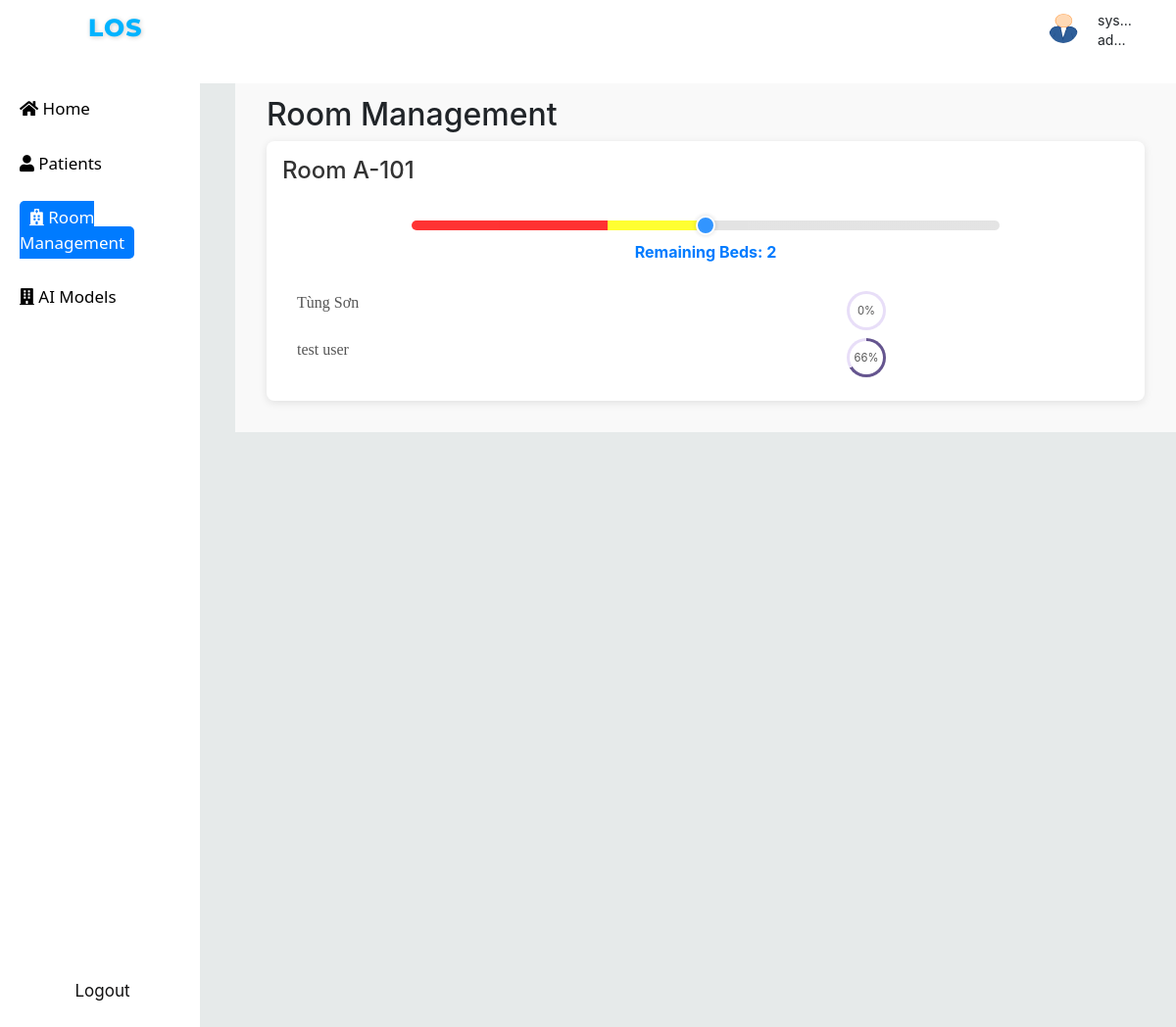
/areas/rooms/3 (signed in), run on the app's committed database.
### prediction_app/models.py (models this page shows, shortened)
class User(AbstractBaseUser):
    username = models.CharField(max_length=100, unique=True)
    ROLE_CHOICES = [
        ('admin', 'Admin'),
        ('doctor', 'Doctor'),
        ('patient', 'Patient'),
    ]
    role = models.CharField(
        max_length=10, choices=ROLE_CHOICES, default='admin')
    email = models.EmailField(
        verbose_name="email address",
        max_length=255,
        unique=True,
    )
    date_of_birth = models.DateField()
    is_active = models.BooleanField(default=True)
    created_time = models.DateTimeField(auto_now_add=True)
    updated_time = models.DateTimeField(auto_now=True)
    objects = UserManager()
    USERNAME_FIELD = "username"
    REQUIRED_FIELDS = ["date_of_birth"]
    def __str__(self):
        return self.username
    class Meta:
        verbose_name = _("user")
        verbose_name_plural = _("users")

class Room(models.Model):
    area = models.ForeignKey(Area, on_delete=models.SET_NULL, null=True)
    status = models.CharField(max_length=10, null=True, blank=True)
    number = models.IntegerField()
    created_time = models.DateTimeField(auto_now_add=True)
    updated_time = models.DateTimeField(auto_now=True)
    max_beds = models.IntegerField(null=True, blank=True, default=4)
    def __str__(self):
        return f"{_ if self.area is None else self.area.name}-{self.number}"

class Area(models.Model):
    status = models.CharField(max_length=10, null=True, blank=True)
    name = models.CharField(max_length=10)
    created_time = models.DateTimeField(auto_now_add=True)
    updated_time = models.DateTimeField(auto_now=True)
    max_rooms = models.IntegerField(null=True, blank=True, default=4)

class Admission(models.Model):
    LOS_LABLE_TO_NUMBER = {
        'Less than 3 days': 3,
        '3-7 days': 7,
        '7-14 days': 14,
        'More than 14 days': 14,
    }
    ADMISSION_TYPE_CHOICES = [
        ('EMERGENCY', 'EMERGENCY'),
        ('ELECTIVE', 'ELECTIVE'),
        ('URGENT', 'URGENT'),
    ]
    LOS_CHOICES = [
        ('Less than 3 days', 'Less than 3 days'),
        ('3-7 days', '3-7 days'),
        ('7-14 days', '7-14 days'),
        ('More than 14 days', 'More than 14 days'),
    ]
    STATUS_CHOICES = [
        ('In Treatment', 'In Treatment'),
        ('Dischagred', 'Dischagred'),
    ]
    INSURANCE_CHOICES = [
        ('Medicare', 'Medicare'),
        ('Private', 'Private'),
        ('Medicaid', 'Medicaid'),
        ('Government', 'Government'),
        ('Self Pay', 'Self Pay')
    ]
    ICD_CODE = [
        ('0', ' infectious and parasitic diseases'),
        ('1', ' neoplasms'),
        ('2', ' endocrine, nutritional and metabolic diseases, and immunity disorders'),
        ('3', ' diseases of the blood and blood-forming organs'),
        ('4', ' mental disorders'),
        ('5', ' diseases of the nervous system and sense organs'),
        ('6', ' diseases of the circulatory system'),
        ('7', ' diseases of the respiratory system'),
        ('8', ' diseases of the digestive system'),
        ('9', ' diseases of the genitourinary system'),
        ('10', ' complications of pregnancy, childbirth, and the puerperium'),
        ('11', ' diseases of the skin and subcutaneous tissue'),
        ('12', ' diseases of the musculoskeletal system and connective tissue'),
        ('13', ' congenital anomalies'),
        ('14', ' certain conditions originating in the perinatal period'),
        ('15', ' symptoms, signs, and ill-defined conditions'),
        ('16', ' injury and poisoning'),
    ]
    hadm_id = models.BigAutoField(primary_key=True)
    subject = models.ForeignKey(Patient, on_delete=models.CASCADE)
    insurance = models.TextField(max_length=10, choices=INSURANCE_CHOICES)
    diagnose = models.TextField()
    clinical_note = models.TextField(null=True, blank=True)
    icd_code = models.JSONField()
    admission_type = models.CharField(max_length=10, choices=ADMISSION_TYPE_CHOICES)
    los_number = models.IntegerField(null=True, blank=True, default=3)
    los_lable = models.CharField(
        null=True, blank=True, max_length=20, choices=LOS_CHOICES)
    los_actual = models.IntegerField(null=True, blank=True, default=0)
    status = models.CharField(
        null=True, blank=True, max_length=15, choices=STATUS_CHOICES, default='In Treatment')
    admittime = models.DateTimeField(auto_now_add=True)
    dischtime = models.DateTimeField(blank=True, null=True)
    dischtime_estimate = models.DateTimeField(blank=True, null=True)
    updated_time = models.DateTimeField(auto_now=True)
    room = models.ForeignKey(Room, on_delete=models.SET_NULL, null=True)

class Patient(models.Model):
    GENDER_CHOICES = [
        ('M', 'Male'),
        ('F', 'Female'),
    ]
    MARITAL_STATUS_CHOICES = [
        ('SINGLE', 'SINGLE'),
        ('MARRIED', 'MARRIED'),
        ('WIDOWED', 'WIDOWED'),
        ('DIVORCED', 'DIVORCED'),
        ('SEPARATED', 'SEPARATED'),
        ('LIFE PARTNER', 'LIFE PARTNER'),
        ('UNKNOWN', 'UNKNOWN'),
    ]
    RELIGION_CHOICES = [
        ('CATHOLIC', 'CATHOLIC'),
        ('PROTESTANT QUAKER', 'PROTESTANT QUAKER'),
        ('UNOBTAINABLE', 'UNOBTAINABLE'),
        ('JEWISH', 'JEWISH'),
        ('NOT SPECIFIED', 'NOT SPECIFIED'),
        ('OTHER', 'OTHER'),
    ]
    ETHNICITY_CHOICES = [
        ('WHITE', 'WHITE'),
        ('BLACK/AFRICAN AMERICAN', 'BLACK/AFRICAN AMERICAN'),
        ('HISPANIC OR LATINO', 'HISPANIC OR LATINO'),
        ('ASIAN', 'ASIAN'),
        ('UNABLE TO OBTAIN', 'UNABLE TO OBTAIN'),
        ('UNKNOWN/NOT SPECIFIED  ', 'UNKNOWN/NOT SPECIFIED '),
        ('OTHER', 'OTHER'),
    ]
    first_name = models.CharField(max_length=50)
    last_name = models.CharField(max_length=50)
    age = models.PositiveIntegerField()
    phone_number = models.CharField(max_length=15, unique=True)
    date_of_birth = models.DateField()
    address = models.CharField(max_length=150,  blank=True, null=True)
    gender = models.CharField(max_length=1, choices=GENDER_CHOICES)
    marital_status = models.CharField(
        max_length=15, choices=MARITAL_STATUS_CHOICES, default='UNKNOWN')
    religion = models.CharField(
        max_length=20, choices=RELIGION_CHOICES)
    ethnicity = models.CharField(
        max_length=100,
        choices=ETHNICITY_CHOICES,
        null=True,
        blank=True,
        default='ASIAN'
    )
    photo = models.ImageField(
        upload_to='patient_photos/', blank=True, null=True)
    created_time = models.DateTimeField(auto_now_add=True)
    updated_time = models.DateTimeField(auto_now=True)
    def __str__(self):
        return f"{self.first_name} {self.last_name}"

### prediction_app/views/room_managements.py (the view)
# urls.py: path('areas/rooms/<int:id>', manage_room, name='manage_room'),
@permission_classes([IsAuthenticated])
def manage_room(request, id):
    room = Room.objects.filter(id=id)
    patient_in_treatment = Count("admission", filter=Q(admission__status="In Treatment"))
    room = room.annotate(num_patients=patient_in_treatment).annotate(percentage=ExpressionWrapper(
        F("num_patients") * 100.0 / F("max_beds"),
        output_field=IntegerField()
    ))
    totals = room.aggregate(
        total_num_patients=Sum('num_patients'),
        total_max_beds=Sum('max_beds')
    )
    total_num_patients = totals['total_num_patients']
    total_max_beds = totals['total_max_beds']
    if total_max_beds > 0:
        occupancy_rate = (total_num_patients / total_max_beds) * 100
    else:
        occupancy_rate = 0
    admissions =  room.first().admission_set.filter(status="In Treatment")
    admissions_results = []
    for admission in admissions:
        duaration = (now() - admission.admittime).days
        percentage = int((duaration / admission.los_number) * 100)
        admissions_results.append({
            "admission": admission,
            "percentage": percentage
        })
    result = {
        'room': room.first(),
        'sum_percentage': occupancy_rate,
        "total_max_beds": total_max_beds,
        "total_num_patients": total_num_patients,
        "admissions": admissions_results
    }
    return render(request, 'room_management.html', {'result': result})

### prediction_app/templates/room_management.html (shortened to what this page needs)
{% extends "base.html" %}
{% load static %}
{% block style %}
{{ block.super }}
<link rel="stylesheet" href="{% static 'prediction_app/room_management.css' %}">
{% endblock %}
{% block page %}
<div class="room-management">
    <h2>Room Management</h2>
    <div class="room-grid">
        <div class="room-card">
            <div class="room-header">
                <h3 style="font-size: 1.5rem;">Room {{ result.room }}</h3>
            </div>
            <div class="room-content">
                {% if result.lor != 0 %}
                <div class="slider-container">
                    <input type="range" min="0" max="{{ result.total_max_beds }}" step="1" value="{{ result.total_num_patients }}"
                        class="slider" disabled>
                    <div class="slider-status">
                        <span class="statusLabel">Remaining Beds: 0 </span>
                    </div>
                </div>
                {% else %}
                <div class="room-placeholder">
                    <img src="{% static 'prediction_app/room-2.jpg' %}" alt="area Icon" class="room-icon">
                </div>
                {% endif %}
                <div class="room-details">
                    {% for admission in result.admissions %}
                    <div class="row">
                        <p class="col-8">  {{ admission.admission.subject }} </a> </p>
                        <div class='circle' data-progress="{{ admission.percentage }}" style="--progress: 0deg;">{{
                            admission.percentage }}%</div>
                    </div>
                    {% endfor %}
                </div>
            </div>
        </div>
    </div>
</div>
{% endblock %}
{% block room %}
<div>
    <a style="color: white; background-color: #007bff;border-radius: 5px;padding: 5px 10px;text-decoration: none;"
        href="{% url 'manage_area' %}"> <i class="fas fa-hospital"></i> Room Management</a>
</div>
{% endblock %}

### prediction_app/templates/base.html (shortened to what this page needs)
{% load static %}
<html>
<head>
    {% block style %}
    <link rel="stylesheet" href="//cdnjs.cloudflare.com/ajax/libs/twitter-bootstrap/4.0.0/css/bootstrap.css">
    <link rel="stylesheet" href="//cdn.datatables.net/1.10.16/css/dataTables.bootstrap4.min.css">
    <link rel="stylesheet" href="https://cdnjs.cloudflare.com/ajax/libs/font-awesome/5.15.4/css/all.min.css">
    <link rel="stylesheet" href="{% static 'prediction_app/style.css' %}">
    {% endblock %}
</head>
<body>
    <div class="grandparent">
        <div class="header">
            <div class="app-name">LoS</div>
            <div class="user-panel">
                <img src="{% static 'prediction_app/images.png' %}" alt="Form Image" class="image">
                <span class="user-name">{{request.user}}</span>
                <span class="user-name" style="top: 20px; text-align: center;">{{request.user.role}}</span>
            </div>
        </div>
        <div class="parent">
            <div class="sidenav">
                {% block home %}
                <div class="Home">
                    <a href="{% url 'home' %}"> <i class="fas fa-home"></i> Home</a>
                </div>
                {% endblock %}
                {% block patients %}
                <div class="Patients">
                    <a href="{% url 'get_patients' %}"> <i class="fas fa-user"></i> Patients</a>
                </div>
                {% endblock %}
                {% if user.role == "admin" or user.role == "doctor"%}
                {% block room %}{% endblock %}
                {% block ai %}
                <div class="AI-Models">
                    <a href="{% url 'ai_model' %}"> <i class="fas fa-building"></i> AI Models </a>
                </div>
                {% endblock %}
                {% endif %}
                {% if user.is_authenticated %}
                <a href="{% url 'user_out' %}" style="
                    position: relative;
                    margin-left: auto;
                    margin-right: auto;
                    margin-top: auto;
                    margin-bottom: 4rem;
                    color: rgb(17, 16, 16);">Logout</a>
                {% endif %}
            </div>
            <div class="main-page">
                {% if user.is_authenticated %}
                {% block page %}
                {% endblock %}
                {% else %}
                <h3> Please sign-in to access this page</h3>
                {% endif %}
            </div>
        </div>
    </div>
</body>
</html>

### prediction_app/static/prediction_app/style.css (style rules this page uses)
.app-name { position: absolute; font-family: 'Montserrat', sans-serif; font-size: 25px; font-weight: 800; color: rgb(0, 179, 255); letter-spacing: 1px; text-transform: uppercase; text-shadow: 1px 1px 5px rgba(0, 0, 0, 0.2); top:10;left:90; margin-bottom: 50px; }
.sidenav { height: 100%; width: 17%; position: relative; z-index: 1; background-color: white; overflow-x: hidden; padding-top: 4rem; opacity: 20; padding-left: 5px; align-items: flex-start; display: flex; flex-direction: column; }
* { margin: 0; padding: 0; }
.sidenav div { margin-bottom: 10px; padding: 10px 15px; font-family: 'Segoe UI', sans-serif; }
a { color: black; text-decoration: none; font-size: 17px; text-align: center; }
.main-page { flex: 8; height: 100%; width: 100%; margin-top: 7%; margin-left: 3%; min-width: 20%; }
.parent { width: 100%; height: 100%; display: flex; align-items: center; margin-top: 2%; }
.grandparent { width: 100%; height: 100%; border-radius: 5px; background-color: #e5e9e9ee; overflow-y: auto; overflow-x: auto; }
.header { position: absolute; height: 8%; width: 100%; background-color: #FFF; text-align: center; align-items: center; z-index: 2; }
.image { position: absolute; height: 30px; width: 30px; top: 14px; right: 100px; border-radius:50%; margin-left: 20px; }
.user-name { position: absolute; margin-top: 10px; right: 20px; padding-right: 20px; max-width: 60px; white-space: nowrap; overflow: hidden; text-overflow: ellipsis; font-size: 14px; }
.user-panel { left: 95%; }

### prediction_app/static/prediction_app/room_management.css (style rules this page uses)
p { font-family: 'LineAwesome'; }
.row { margin-bottom: 0.5rem; margin-left: auto; margin-right: auto; }
.room-management { padding: 2rem; background-color: #f9f9f9; }
.room-grid { display: grid; grid-template-columns: repeat(auto-fit, minmax(200px, 1fr)); gap: 1.5rem; }
.room-card { background: #fff; border-radius: 0.5rem; box-shadow: 0 2px 8px rgba(0, 0, 0, 0.1); padding: 1rem; text-align: left; transition: transform 0.3s ease, box-shadow 0.3s ease; }
.room-header { margin: 0; font-size: 1rem; font-weight: bold; color: #333; }
.room-content { display: flex; flex-direction: column; gap: 0.5rem; margin-top: 1rem; }
.room-details { margin: 0; font-size: 1rem; color: #555; }
.circle { display: flex; width: 40px; height: 40px; border-radius: 50%; background: conic-gradient(#65558F var(--progress), #E8DEF8 0deg); font-size: 0; }
.circle::after { content: attr(data-progress) '%'; display: flex; justify-content: center; flex-direction: column; width: 100%; margin: 3px; border-radius: 50%; background: white; font-size: 0.7rem; text-align: center; }
.slider-container { width: 100%; max-width: 600px; margin: 20px auto; text-align: center; position: relative; }
.slider { -webkit-appearance: none; width: 100%; height: 10px; border-radius: 5px; background: #ddd; outline: none; opacity: 0.8; transition: opacity 0.2s; }
.slider-status { margin-top: 10px; font-size: 16px; font-weight: bold; color: #007bff; }

### data on the page
User: user "sys…", user.role "admin"
Room: room "A-101"
Admission: admission.subject "Tùng Sơn", {{ admission.percentage }} 0 (drawn)
Admission: admission.subject "test user"
